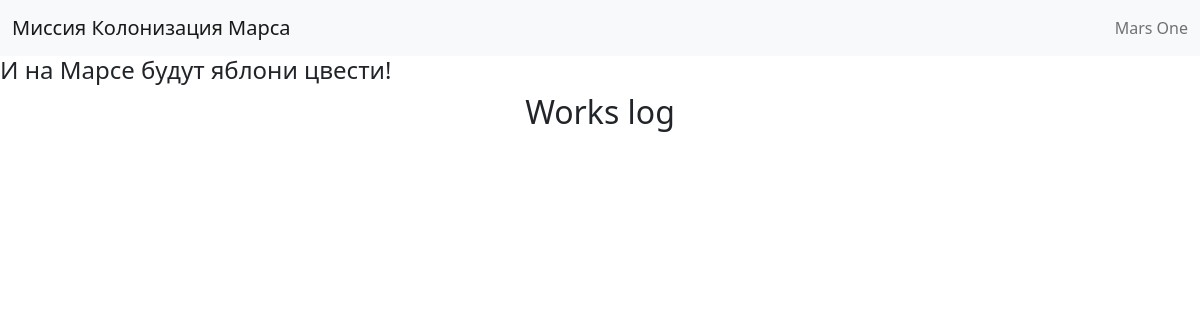
The page /index on the database as committed earlier.
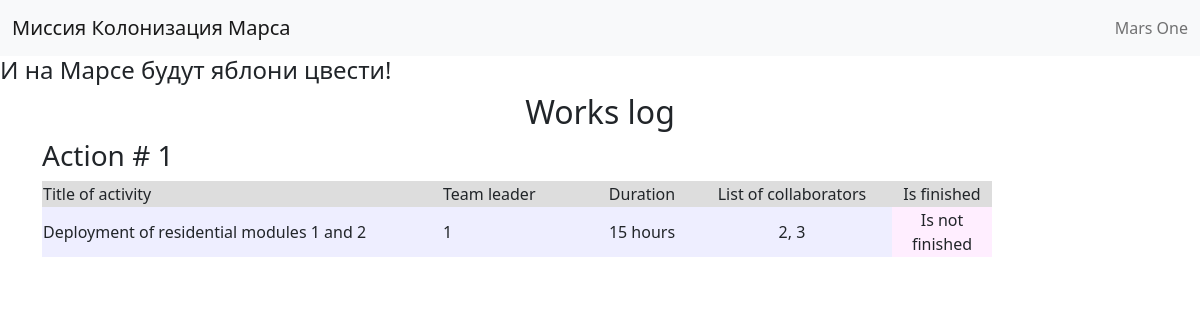
The same page on the database as committed later.
### data/jobs.py (models this page shows, shortened)
class Jobs(SqlAlchemyBase):
    __tablename__ = 'jobs'
    id = sqlalchemy.Column(sqlalchemy.Integer, primary_key=True,
                           autoincrement=True)
    team_leader = sqlalchemy.Column(sqlalchemy.String)
    job = sqlalchemy.Column(sqlalchemy.String)
    work_size = sqlalchemy.Column(sqlalchemy.Integer)
    collaborators = sqlalchemy.Column(sqlalchemy.String)
    start_date = sqlalchemy.Column(sqlalchemy.Date)
    end_date = sqlalchemy.Column(sqlalchemy.Date)
    is_finished = sqlalchemy.Column(sqlalchemy.Boolean)

### main.py (the view)
@app.route('/')
@app.route('/index')
def work_journal():
    db_sess = db_session.create_session()
    jobs = db_sess.query(Jobs).all()
    users = list(map(lambda x: (x.name, x.surname), db_sess.query(User).all()))
    return render_template('works_journal.html', jobs=jobs)

### data/db_session.py (called while the page is built)
def create_session() -> Session:
    global __factory
    return __factory()

### templates/works_journal.html (shortened to what this page needs)
{% extends "base.html" %}
{% block content %}
<h2 align="center">Works log</h2>
{% for job in jobs %}
<h3>Action # {{ job.id }}</h3>
<div class="table_container">
    <table class="my_table">
        <tr class="my_row">
            <td class="title" width="400px" bgcolor="#dddddd">Title of activity</td>
            <td class="title" width="150px" bgcolor="#dddddd">Team leader</td>
            <td class="title" width="100px" bgcolor="#dddddd" align="center">Duration</td>
            <td class="title" width="200px" bgcolor="#dddddd" align="center">List of collaborators</td>
            <td class="title" width="100px" bgcolor="#dddddd" align="center">Is finished</td>
        </tr>
        <tr class="my_row">
            <td class="ordinary" bgcolor="#eeeeff">{{ job.job.capitalize() }}</td>
            <td class="ordinary" bgcolor="#eeeeff">{{ job.team_leader }}</td>
            <td class="ordinary" bgcolor="#eeeeff" align="center">{{ job.work_size }} hours</td>
            <td class="ordinary" bgcolor="#eeeeff" align="center">{{ job.collaborators }}</td>
            {% if job.is_finished %}
            <td class="ordinary" bgcolor="#eeffee" align="center">Finished</td>
            {% else %}
            <td class="ordinary" bgcolor="#ffeeff" align="center">Is not finished</td>
            {% endif %}
        </tr>
    </table>
</div>
<br>
{% endfor %}
{% endblock %}

### templates/base.html (shortened to what this page needs)
<!doctype html>
<html lang="en">
<head>
    <link href="https://cdn.jsdelivr.net/npm/bootstrap@5.0.0-beta2/dist/css/bootstrap.min.css" rel="stylesheet"
>
</head>
<body>
<header>
<nav class="navbar navbar-light bg-light">
    <div class="container-fluid">
        <a class="navbar-brand" href="#">Миссия Колонизация Марса</a>
        <span class="navbar-text">
            Mars One
        </span>
  </div>
</nav>
</header>
<h4>И на Марсе будут яблони цвести!</h4>
<main role="main" class="container">
    {% block content %}{% endblock %}
</main>
</body>
</html>

Rows that differ between the two databases and show on the page:
added Jobs: id "1", job "Deployment of residential modules 1 and 2", team_leader "1", work_size "15", collaborators "2, 3", is_finished "Is not finished"
